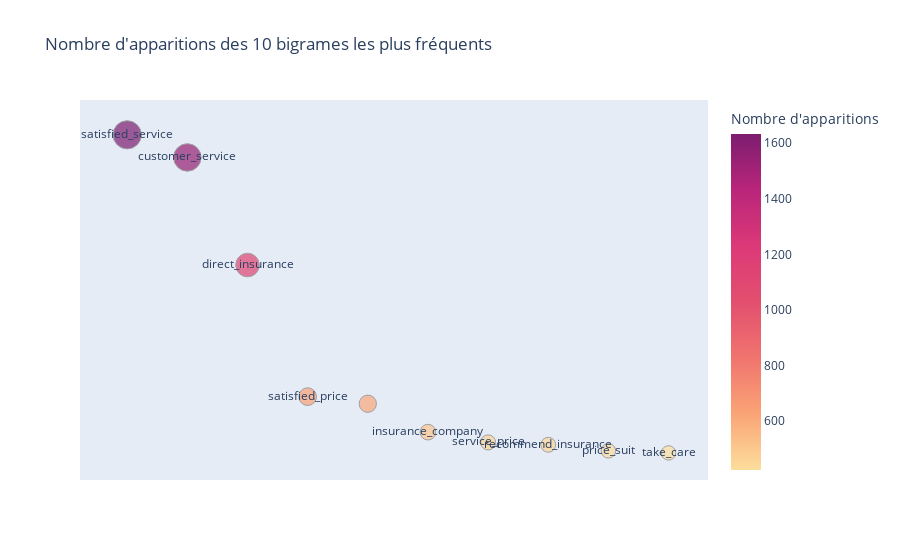

The notebook cell saved with this chart:
### Code cell
# Créer le graphique de dispersion pour les 10 tokens les plus fréquents
fig = px.scatter(top_10_bigrams, x='bigrams', y='nombre d\'apparitions', color='nombre d\'apparitions', size='nombre d\'apparitions',
                 color_continuous_scale=px.colors.sequential.Sunsetdark, 
                 labels={'nombre d\'apparitions': 'Nombre d\'apparitions', 'bigrams': 'bigrams'},
                 title='Nombre d\'apparitions des 10 bigrames les plus fréquents', text='bigrams')
fig.update_traces(marker=dict(line=dict(width=1, color='Gray')))
fig.update_xaxes(visible=False)
fig.update_yaxes(visible=False)
fig.show()

### Figure 1 — Plotly figure (JSON) as saved in the notebook; plotly's stock layout.template omitted (floating-point values rounded to 4 significant figures)
{"data": [{"hovertemplate": "bigrams=%{text}<br>Nombre d'apparitions=%{marker.color}<extra></extra>", "legendgroup": "", "marker": {"color": [1633, 1547, 1138, 638, 611, 503, 464, 455, 432, 424], "coloraxis": "coloraxis", "line": {"color": "Gray", "width": 1}, "size": [1633, 1547, 1138, 638, 611, 503, 464, 455, 432, 424], "sizemode": "area", "sizeref": 4.082, "symbol": "circle"}, "mode": "markers+text", "name": "", "orientation": "v", "showlegend": false, "text": ["satisfied_service", "customer_service", "direct_insurance", "satisfied_price", "", "insurance_company", "service_price", "recommend_insurance", "price_suit", "take_care"], "type": "scatter", "x": ["satisfied_service", "customer_service", "direct_insurance", "satisfied_price", "", "insurance_company", "service_price", "recommend_insurance", "price_suit", "take_care"], "xaxis": "x", "y": [1633, 1547, 1138, 638, 611, 503, 464, 455, 432, 424], "yaxis": "y"}], "layout": {"coloraxis": {"colorbar": {"title": {"text": "Nombre d'apparitions"}}, "colorscale": [[0, "rgb(252, 222, 156)"], [0.1667, "rgb(250, 164, 118)"], [0.3333, "rgb(240, 116, 110)"], [0.5, "rgb(227, 79, 111)"], [0.6667, "rgb(220, 57, 119)"], [0.8333, "rgb(185, 37, 122)"], [1, "rgb(124, 29, 111)"]]}, "legend": {"itemsizing": "constant", "tracegroupgap": 0}, "title": {"text": "Nombre d'apparitions des 10 bigrames les plus fréquents"}, "xaxis": {"anchor": "y", "domain": [0, 1], "title": {"text": "bigrams"}, "visible": false}, "yaxis": {"anchor": "x", "domain": [0, 1], "title": {"text": "Nombre d'apparitions"}, "visible": false}}}
